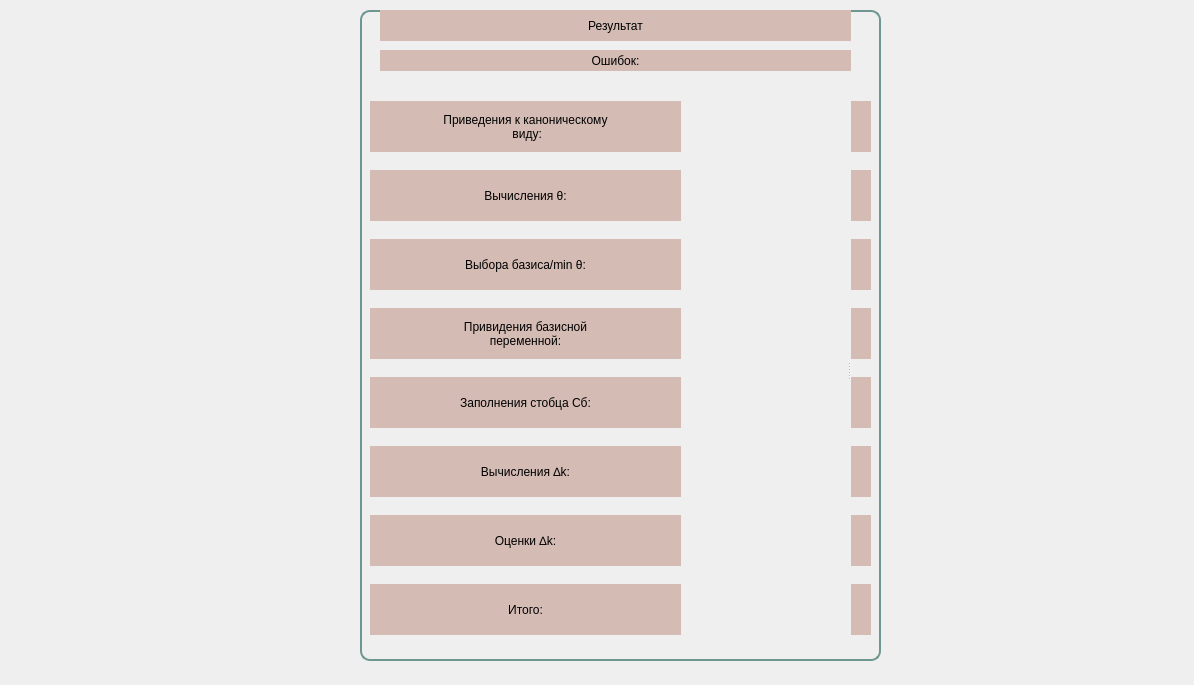
<?xml version="1.0" encoding="UTF-8"?>
<ui version="4.0">
 <class>Rating</class>
 <widget class="QWidget" name="Rating">
  <property name="geometry">
   <rect>
    <x>0</x>
    <y>0</y>
    <width>1194</width>
    <height>685</height>
   </rect>
  </property>
  <property name="windowTitle">
   <string>Form</string>
  </property>
  <property name="styleSheet">
   <string notr="true">QLabel{
font: 75 14pt &quot;Times New Roman&quot;;
}
QGroupBox{
border-radius:10px;
border: 2px solid rgb(110,151,145);
}
QLabel{
font: 75 18pt &quot;Times New Roman&quot;;
background-color: rgb(212, 188, 181);
}</string>
  </property>
  <widget class="QGroupBox" name="groupBox">
   <property name="geometry">
    <rect>
     <x>360</x>
     <y>10</y>
     <width>521</width>
     <height>651</height>
    </rect>
   </property>
   <property name="styleSheet">
    <string notr="true"/>
   </property>
   <property name="title">
    <string/>
   </property>
   <widget class="QLabel" name="label">
    <property name="geometry">
     <rect>
      <x>20</x>
      <y>0</y>
      <width>471</width>
      <height>31</height>
     </rect>
    </property>
    <property name="text">
     <string>Результат</string>
    </property>
    <property name="alignment">
     <set>Qt::AlignCenter</set>
    </property>
   </widget>
   <widget class="QLabel" name="label_18">
    <property name="geometry">
     <rect>
      <x>20</x>
      <y>40</y>
      <width>471</width>
      <height>21</height>
     </rect>
    </property>
    <property name="text">
     <string>Ошибок:</string>
    </property>
    <property name="alignment">
     <set>Qt::AlignCenter</set>
    </property>
   </widget>
   <widget class="QSplitter" name="splitter">
    <property name="geometry">
     <rect>
      <x>10</x>
      <y>79</y>
      <width>501</width>
      <height>561</height>
     </rect>
    </property>
    <property name="orientation">
     <enum>Qt::Horizontal</enum>
    </property>
    <widget class="QWidget" name="">
     <layout class="QVBoxLayout" name="verticalLayout">
      <item>
       <widget class="QLabel" name="label_4">
        <property name="maximumSize">
         <size>
          <width>311</width>
          <height>51</height>
         </size>
        </property>
        <property name="text">
         <string>Приведения к каноническому
 виду:</string>
        </property>
        <property name="alignment">
         <set>Qt::AlignCenter</set>
        </property>
       </widget>
      </item>
      <item>
       <widget class="QLabel" name="label_6">
        <property name="maximumSize">
         <size>
          <width>311</width>
          <height>51</height>
         </size>
        </property>
        <property name="text">
         <string>Вычисления θ:</string>
        </property>
        <property name="alignment">
         <set>Qt::AlignCenter</set>
        </property>
       </widget>
      </item>
      <item>
       <widget class="QLabel" name="label_8">
        <property name="maximumSize">
         <size>
          <width>311</width>
          <height>51</height>
         </size>
        </property>
        <property name="text">
         <string>Выбора базиса/min θ:</string>
        </property>
        <property name="alignment">
         <set>Qt::AlignCenter</set>
        </property>
       </widget>
      </item>
      <item>
       <widget class="QLabel" name="label_17">
        <property name="maximumSize">
         <size>
          <width>311</width>
          <height>51</height>
         </size>
        </property>
        <property name="text">
         <string>Привидения базисной
переменной:</string>
        </property>
        <property name="alignment">
         <set>Qt::AlignCenter</set>
        </property>
       </widget>
      </item>
      <item>
       <widget class="QLabel" name="label_10">
        <property name="maximumSize">
         <size>
          <width>311</width>
          <height>51</height>
         </size>
        </property>
        <property name="text">
         <string>Заполнения стобца Cб:</string>
        </property>
        <property name="alignment">
         <set>Qt::AlignCenter</set>
        </property>
       </widget>
      </item>
      <item>
       <widget class="QLabel" name="label_12">
        <property name="maximumSize">
         <size>
          <width>311</width>
          <height>51</height>
         </size>
        </property>
        <property name="text">
         <string>Вычисления ∆k:</string>
        </property>
        <property name="alignment">
         <set>Qt::AlignCenter</set>
        </property>
       </widget>
      </item>
      <item>
       <widget class="QLabel" name="label_14">
        <property name="maximumSize">
         <size>
          <width>311</width>
          <height>51</height>
         </size>
        </property>
        <property name="text">
         <string>Оценки ∆k:</string>
        </property>
        <property name="alignment">
         <set>Qt::AlignCenter</set>
        </property>
       </widget>
      </item>
      <item>
       <widget class="QLabel" name="label_2">
        <property name="maximumSize">
         <size>
          <width>311</width>
          <height>51</height>
         </size>
        </property>
        <property name="text">
         <string>Итого:</string>
        </property>
        <property name="alignment">
         <set>Qt::AlignCenter</set>
        </property>
       </widget>
      </item>
     </layout>
    </widget>
    <widget class="QWidget" name="">
     <layout class="QVBoxLayout" name="verticalLayout_2">
      <item>
       <widget class="QLabel" name="label_5">
        <property name="maximumSize">
         <size>
          <width>141</width>
          <height>51</height>
         </size>
        </property>
        <property name="text">
         <string/>
        </property>
        <property name="alignment">
         <set>Qt::AlignCenter</set>
        </property>
       </widget>
      </item>
      <item>
       <widget class="QLabel" name="label_7">
        <property name="maximumSize">
         <size>
          <width>141</width>
          <height>51</height>
         </size>
        </property>
        <property name="text">
         <string/>
        </property>
        <property name="alignment">
         <set>Qt::AlignCenter</set>
        </property>
       </widget>
      </item>
      <item>
       <widget class="QLabel" name="label_9">
        <property name="maximumSize">
         <size>
          <width>141</width>
          <height>51</height>
         </size>
        </property>
        <property name="text">
         <string/>
        </property>
        <property name="alignment">
         <set>Qt::AlignCenter</set>
        </property>
       </widget>
      </item>
      <item>
       <widget class="QLabel" name="label_16">
        <property name="maximumSize">
         <size>
          <width>141</width>
          <height>51</height>
         </size>
        </property>
        <property name="text">
         <string/>
        </property>
        <property name="alignment">
         <set>Qt::AlignCenter</set>
        </property>
       </widget>
      </item>
      <item>
       <widget class="QLabel" name="label_11">
        <property name="maximumSize">
         <size>
          <width>141</width>
          <height>51</height>
         </size>
        </property>
        <property name="text">
         <string/>
        </property>
        <property name="alignment">
         <set>Qt::AlignCenter</set>
        </property>
       </widget>
      </item>
      <item>
       <widget class="QLabel" name="label_13">
        <property name="maximumSize">
         <size>
          <width>141</width>
          <height>51</height>
         </size>
        </property>
        <property name="text">
         <string/>
        </property>
        <property name="alignment">
         <set>Qt::AlignCenter</set>
        </property>
       </widget>
      </item>
      <item>
       <widget class="QLabel" name="label_15">
        <property name="maximumSize">
         <size>
          <width>141</width>
          <height>51</height>
         </size>
        </property>
        <property name="text">
         <string/>
        </property>
        <property name="alignment">
         <set>Qt::AlignCenter</set>
        </property>
       </widget>
      </item>
      <item>
       <widget class="QLabel" name="label_3">
        <property name="maximumSize">
         <size>
          <width>141</width>
          <height>51</height>
         </size>
        </property>
        <property name="text">
         <string/>
        </property>
        <property name="alignment">
         <set>Qt::AlignCenter</set>
        </property>
       </widget>
      </item>
     </layout>
    </widget>
   </widget>
  </widget>
 </widget>
 <resources/>
 <connections/>
</ui>
